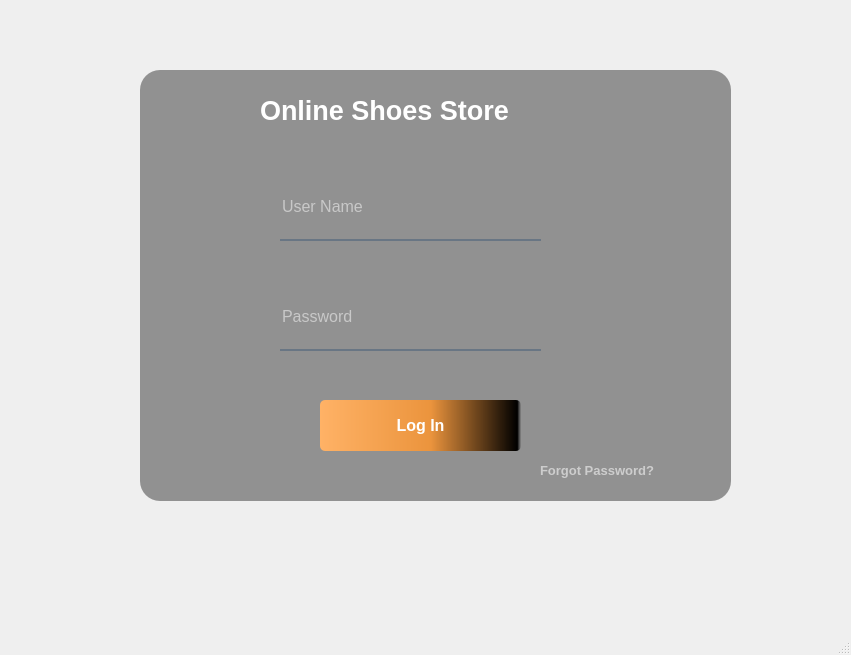
<?xml version="1.0" encoding="UTF-8"?>
<ui version="4.0">
 <class>MainWindow</class>
 <widget class="QMainWindow" name="MainWindow">
  <property name="geometry">
   <rect>
    <x>0</x>
    <y>0</y>
    <width>851</width>
    <height>655</height>
   </rect>
  </property>
  <property name="windowTitle">
   <string>MainWindow</string>
  </property>
  <widget class="QWidget" name="centralwidget">
   <widget class="QLabel" name="label">
    <property name="geometry">
     <rect>
      <x>80</x>
      <y>20</y>
      <width>711</width>
      <height>531</height>
     </rect>
    </property>
    <property name="styleSheet">
     <string notr="true">border-image: url(:/images/7c8b2eb4ec44151a4c55.jpg);
border-radius:20px;</string>
    </property>
    <property name="text">
     <string/>
    </property>
   </widget>
   <widget class="QLabel" name="label_2">
    <property name="geometry">
     <rect>
      <x>140</x>
      <y>70</y>
      <width>591</width>
      <height>431</height>
     </rect>
    </property>
    <property name="styleSheet">
     <string notr="true">background-color:rgba(0,0,0,100);
border-radius:20px;</string>
    </property>
    <property name="text">
     <string/>
    </property>
   </widget>
   <widget class="QLabel" name="label_3">
    <property name="geometry">
     <rect>
      <x>260</x>
      <y>90</y>
      <width>331</width>
      <height>41</height>
     </rect>
    </property>
    <property name="font">
     <font>
      <pointsize>20</pointsize>
      <weight>75</weight>
      <bold>true</bold>
     </font>
    </property>
    <property name="styleSheet">
     <string notr="true">color: rgb(255, 255, 255);</string>
    </property>
    <property name="text">
     <string>Online Shoes Store</string>
    </property>
   </widget>
   <widget class="QTextEdit" name="textEdit">
    <property name="geometry">
     <rect>
      <x>230</x>
      <y>190</y>
      <width>301</width>
      <height>87</height>
     </rect>
    </property>
    <property name="styleSheet">
     <string notr="true">background-color: rgba(0, 0, 0,0 );
border:none;
border-botton:2px solid rgba(105,118,132,255);
color: rgba(255, 255, 255, 230);
padding-bottom:7px;</string>
    </property>
   </widget>
   <widget class="QPushButton" name="pushButton">
    <property name="geometry">
     <rect>
      <x>320</x>
      <y>400</y>
      <width>201</width>
      <height>51</height>
     </rect>
    </property>
    <property name="font">
     <font>
      <pointsize>12</pointsize>
      <weight>75</weight>
      <bold>true</bold>
     </font>
    </property>
    <property name="styleSheet">
     <string notr="true">QPushButton#pushButton{
background-color: qlineargradient(spread:pad, x1:0, y1:0, x2:1, y2:0, stop:0 rgba(255, 178, 102, 255), stop:0.55 rgba(235, 148, 61, 255), stop:0.98 rgba(0, 0, 0, 255), stop:1 rgba(0, 0, 0, 0));
color: rgb(255, 255, 255);
border-radius:5px;}
QPushButton#pushButton:hover{
background-color: qlineargradient(spread:pad, x1:0, y1:0, x2:1, y2:0, stop:0 rgba(255, 178, 102, 255), stop:0.55 rgba(235, 148, 61, 255), stop:0.98 rgba(0, 0, 0, 255), stop:1 rgba(0, 0, 0, 0));}
QPushButton#pushButton:pressed{
padding-left:5px;
padding-top:5px;
background-color: rgba(108, 118, 132,200);}</string>
    </property>
    <property name="text">
     <string>Log In</string>
    </property>
   </widget>
   <widget class="QLabel" name="label_4">
    <property name="geometry">
     <rect>
      <x>540</x>
      <y>460</y>
      <width>241</width>
      <height>20</height>
     </rect>
    </property>
    <property name="font">
     <font>
      <pointsize>10</pointsize>
      <weight>75</weight>
      <bold>true</bold>
     </font>
    </property>
    <property name="styleSheet">
     <string notr="true">color: rgba(255, 255, 255,140);</string>
    </property>
    <property name="text">
     <string>Forgot Password?</string>
    </property>
   </widget>
   <widget class="QLineEdit" name="lineEdit">
    <property name="geometry">
     <rect>
      <x>280</x>
      <y>180</y>
      <width>261</width>
      <height>61</height>
     </rect>
    </property>
    <property name="font">
     <font>
      <pointsize>12</pointsize>
      <weight>50</weight>
      <bold>false</bold>
     </font>
    </property>
    <property name="styleSheet">
     <string notr="true">background-color:rgba(0,0,0,0);
border:none;
border-bottom:2px solid rgba(105,118,132,255);
color: rgb(255, 255, 255);
padding-bottom:7px;
</string>
    </property>
    <property name="placeholderText">
     <string>User Name</string>
    </property>
   </widget>
   <widget class="QLineEdit" name="lineEdit_2">
    <property name="geometry">
     <rect>
      <x>280</x>
      <y>290</y>
      <width>261</width>
      <height>61</height>
     </rect>
    </property>
    <property name="font">
     <font>
      <pointsize>12</pointsize>
      <weight>50</weight>
      <bold>false</bold>
     </font>
    </property>
    <property name="styleSheet">
     <string notr="true">background-color:rgba(0,0,0,0);
border:none;
border-bottom:2px solid rgba(105,118,132,255);
color: rgb(255, 255, 255);
padding-bottom:7px;
</string>
    </property>
    <property name="echoMode">
     <enum>QLineEdit::Password</enum>
    </property>
    <property name="placeholderText">
     <string>Password</string>
    </property>
   </widget>
  </widget>
  <widget class="QMenuBar" name="menubar">
   <property name="geometry">
    <rect>
     <x>0</x>
     <y>0</y>
     <width>851</width>
     <height>26</height>
    </rect>
   </property>
  </widget>
  <widget class="QStatusBar" name="statusbar"/>
 </widget>
 <resources>
  <include location="res.qrc"/>
 </resources>
 <connections/>
</ui>
